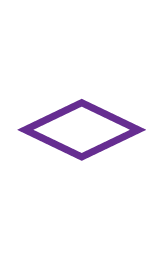
#> input picture cards/1BED.png, 167 x 258 px, given in place of 1.png, which was not available
$ python scraper.py
#> lines starting #> are read from the running program, lines starting #| are printed output that depends on the picture; after the words box and inside, x2 and y2 are one past the last pixel; in counts of white or black regions, pixels touching at a corner belong together; pictures that were not available may be replaced by others from this repository, and a replacement may not be noted
#!/usr/bin/python3

from urllib import request
from PIL import Image, ImageDraw


def add_corners(im, rad):
    circle = Image.new('L', (rad * 2, rad * 2), 0)
    draw = ImageDraw.Draw(circle)
    draw.ellipse((0, 0, rad * 2, rad * 2), fill=255)
    alpha = Image.new('L', im.size, 255)
    w, h = im.size
    alpha.paste(circle.crop((0, 0, rad, rad)), (0, 0))
    alpha.paste(circle.crop((0, rad, rad, rad * 2)), (0, h - rad))
    alpha.paste(circle.crop((rad, 0, rad * 2, rad)), (w - rad, 0))
    alpha.paste(circle.crop((rad, rad, rad * 2, rad * 2)), (w - rad, h - rad))
    im.putalpha(alpha)
    return im


i = 1
for fill in ['F', 'H', 'E']:
  for shape in ['W', 'D', 'P']:
    for color in ['R', 'B', 'G']:
      for count in [1, 2, 3]:
        tag = f'{count}{color}{fill}{shape}'
        print(f'Downloading {i}: {tag}...')
        request.urlretrieve(f'https://www.setgame.com/sites/all/modules/setgame_set/assets/images/new/{i}.png', f'cards/{tag}.png')
        card = Image.open(f'cards/{tag}.png').convert('RGBA').transpose(Image.ROTATE_90)
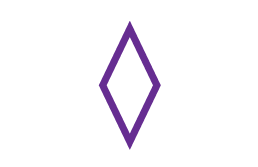
#> card: PIL image 258x167 RGBA; mean R, G, B, A 248.7, 246.3, 250.5, 254.1; transparent parts drawn white
        add_corners(card, 15)
#> in add_corners, `circle = Image.new('L', (rad * 2, rad * 2), 0)`: circle: PIL image 30x30 L; every value is 0
#> in add_corners, `alpha = Image.new('L', im.size, 255)`: alpha: PIL image 258x167 L; every value is 255
#> in add_corners, `alpha.paste(circle.crop((0, 0, rad, rad)), (0, 0))`:
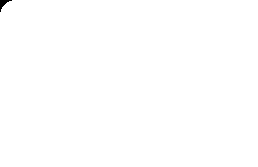
#> alpha: PIL image 258x167 L; 99.9% white; 1 black region, box (x1, y1, x2, y2) and area: (0, 0, 12, 12) 53
#> in add_corners, `alpha.paste(circle.crop((0, 0, rad, rad)), (0, 0))`:
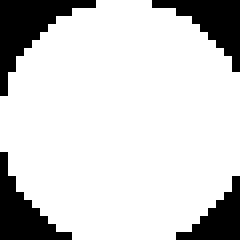
#> circle: PIL image 30x30 L (shown 8 times larger); 81.7% white; 4 black regions, box (x1, y1, x2, y2) and area: (0, 0, 12, 12) 53, (19, 0, 30, 9) 41, (0, 19, 9, 30) 41, (22, 22, 30, 30) 30
#> in add_corners, `alpha.paste(circle.crop((0, rad, rad, rad * 2)), (0, h - rad))`: alpha: PIL image 258x167 L; 99.8% white; 2 black regions, box (x1, y1, x2, y2) and area: (0, 0, 12, 12) 53, (0, 156, 9, 167) 41
#> in add_corners, `alpha.paste(circle.crop((rad, 0, rad * 2, rad)), (w - rad, 0))`:
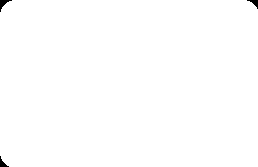
#> alpha: PIL image 258x167 L; 99.7% white; 3 black regions, box (x1, y1, x2, y2) and area: (0, 0, 12, 12) 53, (247, 0, 258, 9) 41, (0, 156, 9, 167) 41
#> in add_corners, `alpha.paste(circle.crop((rad, rad, rad * 2, rad * 2)), (w - rad, h - r..`: alpha: PIL image 258x167 L; 99.6% white; 4 black regions, box (x1, y1, x2, y2) and area: (0, 0, 12, 12) 53, (247, 0, 258, 9) 41, (0, 156, 9, 167) 41, (250, 159, 258, 167) 30
#> (the run stopped early here; a loop or call above may not have finished)
